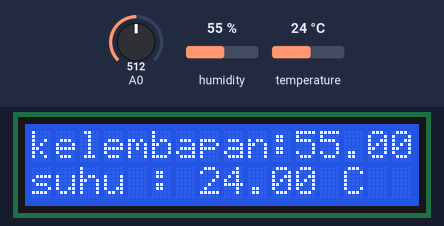
A sketch run on a simulated Arduino Uno, built with avr-gcc and run on an emulated ATmega328P. Parts: 16×2 character LCD. The test bench sets the inputs (shaded band); at power-on: A0 = 512, humidity 55 %, temperature 24 °C. What the sketch prints to the serial monitor is not drawn.

Above: at 5.7 s.
5.8 s: A0 set to 290
At 8.0 s:
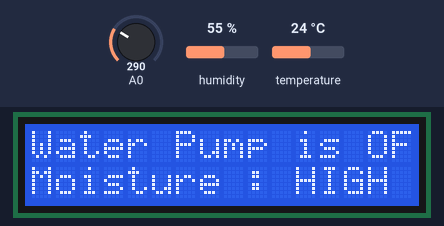
14.5 s: A0 set to 306
At 17.2 s:
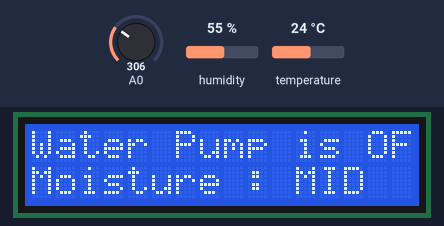
23.2 s: A0 set to 960
At 26.4 s:
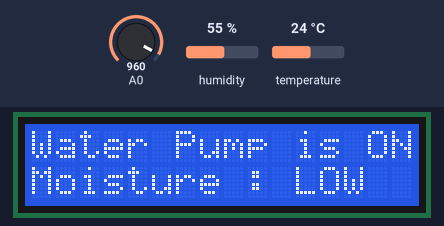
31.9 s: humidity set to 22 %
At 34.0 s:
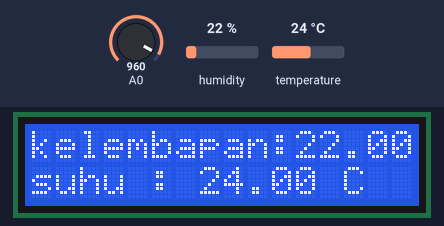
36.4 s: temperature set to 12 °C
At 40.1 s:
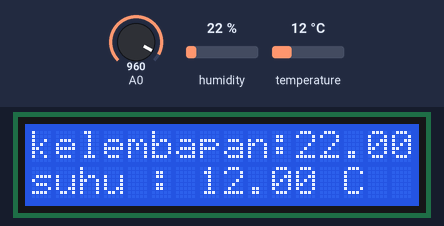
42.6 s: humidity set to 40 %
At 46.2 s:
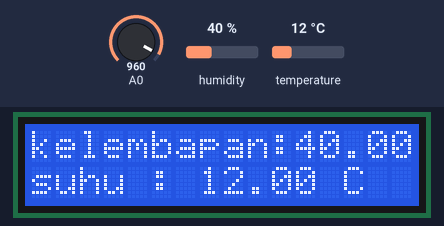
Timing chart, 0 to 47.7 s (numbered marks = the images above; inputs shaded):
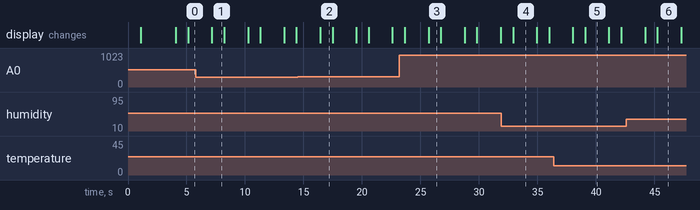

The sketch:

coding.ino
```cpp
#include "DHT.h"
#include <Wire.h>
#include <LiquidCrystal_I2C.h>
LiquidCrystal_I2C lcd(0x27, 16, 2);
#define DHTPIN 2          // what digital pin we're connected to
#define DHTTYPE DHT11     // DHT11
DHT dht(DHTPIN, DHTTYPE);
//LiquidCrystal_I2C lcd = LiquidCrystal_I2C(0x27,20,4);
int pompa = 2;

void setup() {
  Serial.begin(9600);
  lcd.init();
  lcd.backlight();
  lcd.clear();
  pinMode(2, INPUT);
  digitalWrite(2, HIGH);
  delay(1000);
  lcd.setCursor(0, 0);
  lcd.print("IRRIGATION");
  lcd.setCursor(0, 1);
  lcd.print("SYSTEM IS ON ");
  lcd.print("");
    delay(3000);
  lcd.clear();
  Serial.begin(9600);
  pinMode(pompa, OUTPUT);
  Serial.println("DHTxx test!");
  dht.begin();
}

void loop() {
  delay(1000);
  float h = dht.readHumidity();
  float t = dht.readTemperature();
  lcd.setCursor(0,0);
  lcd.print("kelembapan:");
  lcd.print(h);
  lcd.setCursor(0,1);
  lcd.print("suhu : ");
  lcd.print(t);
  lcd.print(" C ");
  delay(2000);

  int value = analogRead(A0);
  Serial.println(value);
  if (value > 950) {
    digitalWrite(pompa, LOW);
    lcd.setCursor(0, 0);
    lcd.print("Water Pump is ON ");
    digitalWrite(pompa,HIGH);
  } else {
    digitalWrite(pompa, HIGH);
    lcd.setCursor(0, 0);
    lcd.print("Water Pump is OFF");
    digitalWrite(pompa, LOW);
  }

  if (value < 300) {
    lcd.setCursor(0, 1);
    lcd.print("Moisture : HIGH");
  } else if (value > 300 && value < 950) {
    lcd.setCursor(0, 1);
    lcd.print("Moisture : MID ");
  } else if (value > 950) {
    lcd.setCursor(0, 1);
    lcd.print("Moisture : LOW ");
  }
}
```

Measured:
- after the input at 5.8 s, the display: changes after 1.4 s (image 1)
- after the input at 14.5 s, the display: changes after 1.9 s (image 2)
- after the input at 23.2 s, the display: first differs from a run without the input after 2.5 s (image 3)
- after the input at 31.9 s, the display: changes after 1.0 s (image 4)
- after the input at 36.4 s, the display: first differs from a run without the input after 2.7 s (image 5)
- after the input at 42.6 s, the display: first differs from a run without the input after 2.7 s (image 6)
- what the display in image 1 shows lasts 1.0 s, from 7.2 s to 8.2 s
